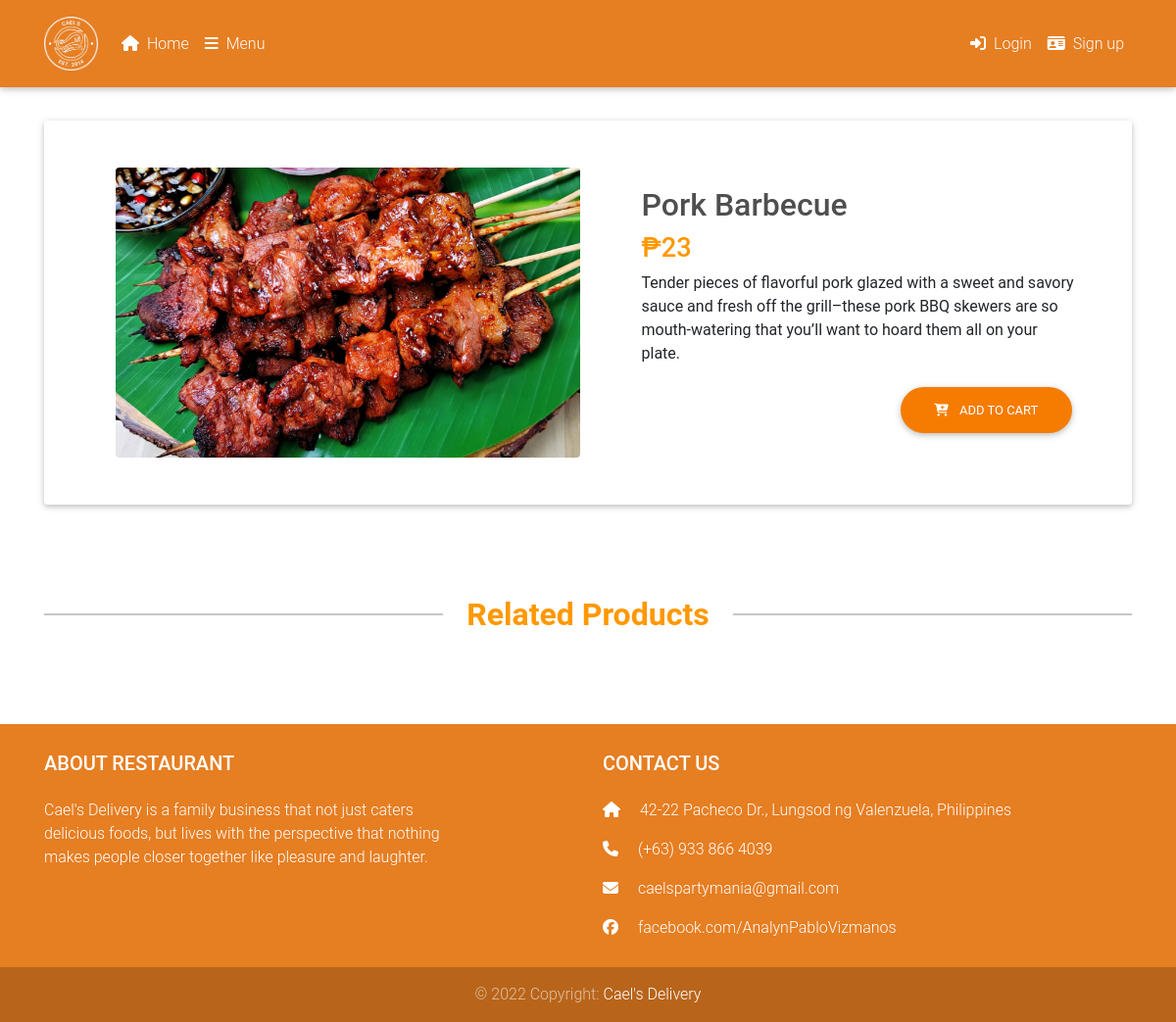
The page /pages/details/6 on the database its author committed.
### tables this page shows
CREATE TABLE `products` (
  `product_id` int(11) NOT NULL,
  `product_name` varchar(255) NOT NULL,
  `product_price` varchar(255) NOT NULL,
  `product_description` text NOT NULL,
  `product_image` text NOT NULL,
  `product_status` int(11) NOT NULL DEFAULT 0,
  `category_id` int(11) NOT NULL,
  `created_at` datetime NOT NULL DEFAULT current_timestamp()
);

### app/libraries/Core.php (called while the page is built, shortened)
<?php
class Core
{
  protected $currentMethod = 'index';
  public function __construct()
  {
    $url = $this->getUrl();
    if (isset($url[0])) {
      if (file_exists('../app/controllers/' . ucwords($url[0]) . '.php')) {
        unset($url[0]);
      }
    }
    $this->currentController = new $this->currentController;
    if (isset($url[1])) {
      if (method_exists($this->currentController, $url[1])) {
        $this->currentMethod = $url[1];
        unset($url[1]);
      }
    }
    $this->params = $url ? array_values($url) : [];
    call_user_func_array([$this->currentController, $this->currentMethod], $this->params);
  }
  public function getUrl()
  {
    if (isset($_GET['url'])) {
      $url = rtrim($_GET['url'], '/');
      $url = filter_var($url, FILTER_SANITIZE_URL);
      $url = explode('/', $url);
      return $url;
    }
  }
}

### public/index.php (called while the page is built, shortened)
<?php
$init = new Core;

### app/libraries/Database.php (called while the page is built, shortened)
<?php
class Database
{
	private $host = DB_HOST;
	private $user = DB_USER;
	private $pass = DB_PASS;
	private $dbname = DB_NAME;
	private $dbh;
	private $stmt;
	public function __construct()
	{
		$dsn = 'mysql:host=' . $this->host . ';dbname=' . $this->dbname;
		$options = array(
			PDO::ATTR_PERSISTENT => true,
			PDO::ATTR_ERRMODE => PDO::ERRMODE_EXCEPTION
		);
		try {
			$this->dbh = new PDO($dsn, $this->user, $this->pass, $options);
		}
		catch (PDOException $e) {
			$this->error = $e->getMessage();
		}
	}
	public function query($query)
	{
		$this->stmt = $this->dbh->prepare($query);
	}
	public function bind($param, $value, $type = null)
	{
		if (is_null($type)) {
			switch (true) {
				default:
					$type = PDO::PARAM_STR;
			}
		}
		$this->stmt->bindValue($param, $value, $type);
	}
	public function execute()
	{
		return $this->stmt->execute();
	}
	public function single()
	{
		$this->execute();
		return $this->stmt->fetch(PDO::FETCH_OBJ);
	}
}

### app/models/Product.php (called while the page is built, shortened)
<?php
class Product
{
  private $db;
  public function __construct()
  {
    $this->db = new Database;
  }
  public function getProductByID($id)
  {
    $this->db->query('SELECT * FROM products WHERE product_id = :id');
    $this->db->bind(':id', $id);
    $row = $this->db->single();
    return $row;
  }
}

### app/views/pages/details.php (the view)
<?php require APPROOT . '/views/inc/header.php'; ?>
<?php require APPROOT . '/views/inc/navbar.php'; ?>
<main>
  <div class="container">
    <section id="productDetails" class="pb-5">
      <div class="card mt-5 hoverable">
        <div class="row d-flex justify-content-center align-items-center">
          <div class="col-lg-6 p-5">
            <img src="<?php echo URLROOT; ?>/img/<?php echo $data['products']->product_image; ?>" class="mx-lg-auto img-fluid rounded" alt="Bootstrap Themes" width="700" height="500" loading="lazy">
          </div>
          <div class="col-lg-5 mr-3 text-center text-md-left">
            <h2 class="h2-responsive text-center text-md-left product-name font-weight-bold dark-grey-text ml-xl-0 ml-4">
              <strong><?php echo $data['products']->product_name; ?></strong>
            </h2>
            <h3 class="h3-responsive text-center text-md-left ml-xl-0 ml-4">
              <span class="orange-text font-weight-bold">
                <strong>&#8369;<?php echo $data['products']->product_price; ?></strong>
              </span>
            </h3>
            <p class="ml-xl-0 ml-4"><?php echo $data['products']->product_description; ?></p>
            <section>
              <div class="row">
                <div class="col-md-12 text-center text-md-left text-md-right">
                  <a href="<?php echo URLROOT; ?>/carts/add/<?php echo $data['products']->product_id; ?>/<?php echo $data['products']->product_price; ?>" class="btn btn-orange btn-rounded" role="button">
                    <i class="fa-solid fa-cart-plus mr-2"></i>
                    Add to cart
                  </a>
                </div>
              </div>
            </section>
          </div>
        </div>
      </div>
    </section>
    <div class="divider-new">
      <h2 class="h2-responsive font-weight-bold orange-text mx-3">
        Related Products
      </h2>
    </div>
    <section class="pb-5">
    </section>
  </div>
</main>
<?php require APPROOT . '/views/inc/footer.php'; ?>

### public/frontend/css/style.css (style rules this page uses)
html, body, header, .view.jarallax { height: 100%; min-height: 100%; }
body { padding-top: 75px; }

### rows shown on the page
products: product_image (picture), product_name "Pork Barbecue", product_price "23", product_description "Tender pieces of flavorful pork glazed with a sweet and savory sauce and fresh off the grill–these pork BBQ skewers are so mouth-watering that you’ll want to hoard them all on your plate."
